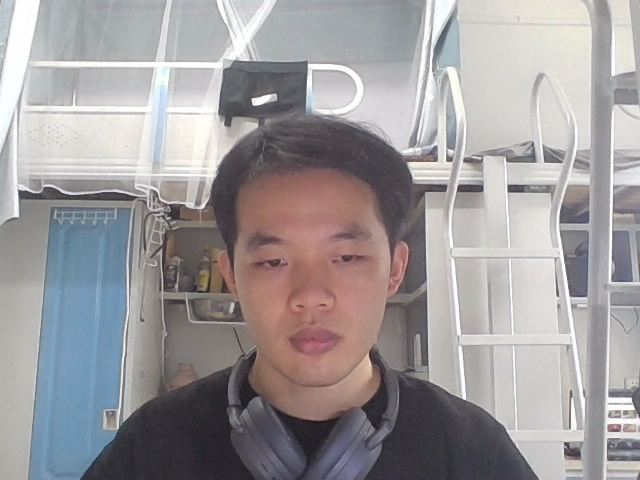
#> input picture opencv_python/face/2.name.jpg, 640 x 480 px
$ python '05 人脸检测.py'
#> lines starting #> are read from the running program, lines starting #| are printed output that depends on the picture; after the words box and inside, x2 and y2 are one past the last pixel; in counts of white or black regions, pixels touching at a corner belong together
#> further down, img is the input picture: shape (480, 640, 3); mean B, G, R 155.5, 154.1, 157.7
 #导入cv模块
import cv2 as cv

def face_detect_demo():
    gray = cv.cvtColor(img,cv.COLOR_BGR2GRAY)
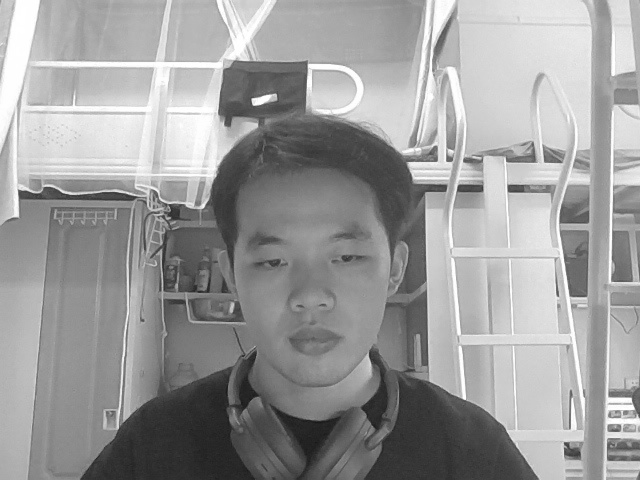
#> gray: shape (480, 640); min 23, max 255, mean 155.4
    face_detect = cv.CascadeClassifier('D:/opencv/opencv/sources/data/haarcascades/haarcascade_frontalface_default.xml')
    face = face_detect.detectMultiScale(gray)
#> face = [[208, 180, 209, 209]]
    for x,y,w,h in face:
        cv.rectangle(img,(x,y),(x+w,y+h),color=(0,0,255),thickness=2)
#> this loop made 1 pass
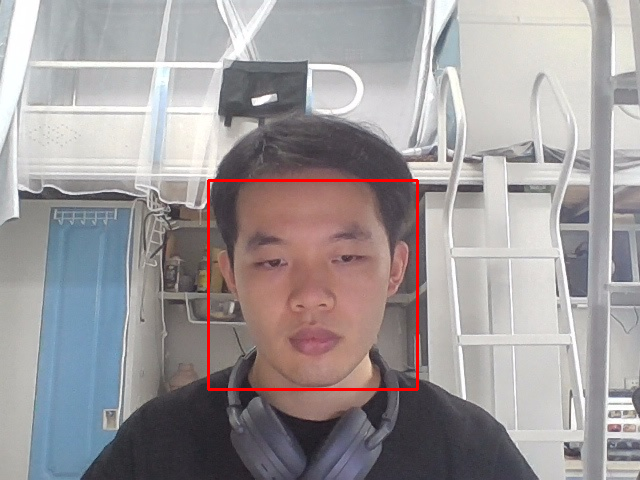
#> img: shape (480, 640, 3); 0.82% of pixels changed, all inside (x1, y1, x2, y2) = (207, 179, 419, 391)
    cv.imshow('result',img)

#读取图像
img = cv.imread('2.name.jpg')
#检测函数
face_detect_demo()

#等待
while True:
    if ord('q') == cv.waitKey(0):
#> (key q is pressed here)
        break
#释放内存
cv.destroyAllWindows()

$ run again, with opencv_python/face/th.jpg copied over opencv_python/face/2.name.jpg
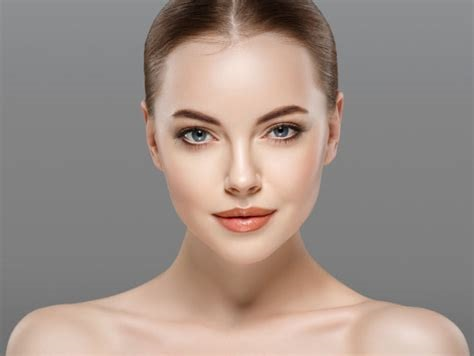
#> input picture opencv_python/face/th.jpg, 474 x 356 px
#> img is the input picture: shape (356, 474, 3); mean B, G, R 135.7, 143.3, 157.7
#> in face_detect_demo, `gray = cv.cvtColor(img,cv.COLOR_BGR2GRAY)`:
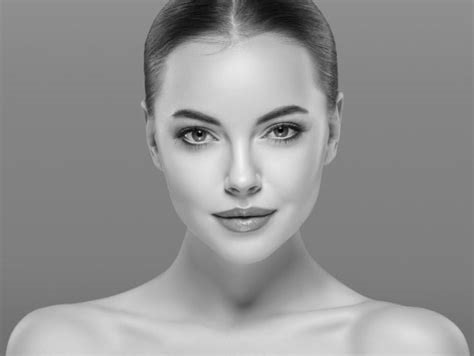
#> gray: shape (356, 474); min 0, max 245, mean 146.7
#> face = [[131, 47, 221, 221]]
#> the loop in face_detect_demo, `for x,y,w,h in face:` made 1 pass
#> after the loop in face_detect_demo, `for x,y,w,h in face:`:
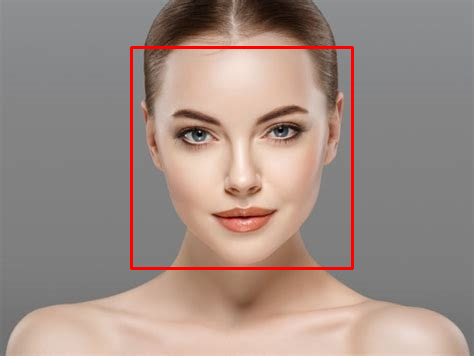
#> img: shape (356, 474, 3); 1.57% of pixels changed, all inside (x1, y1, x2, y2) = (130, 46, 354, 270)
